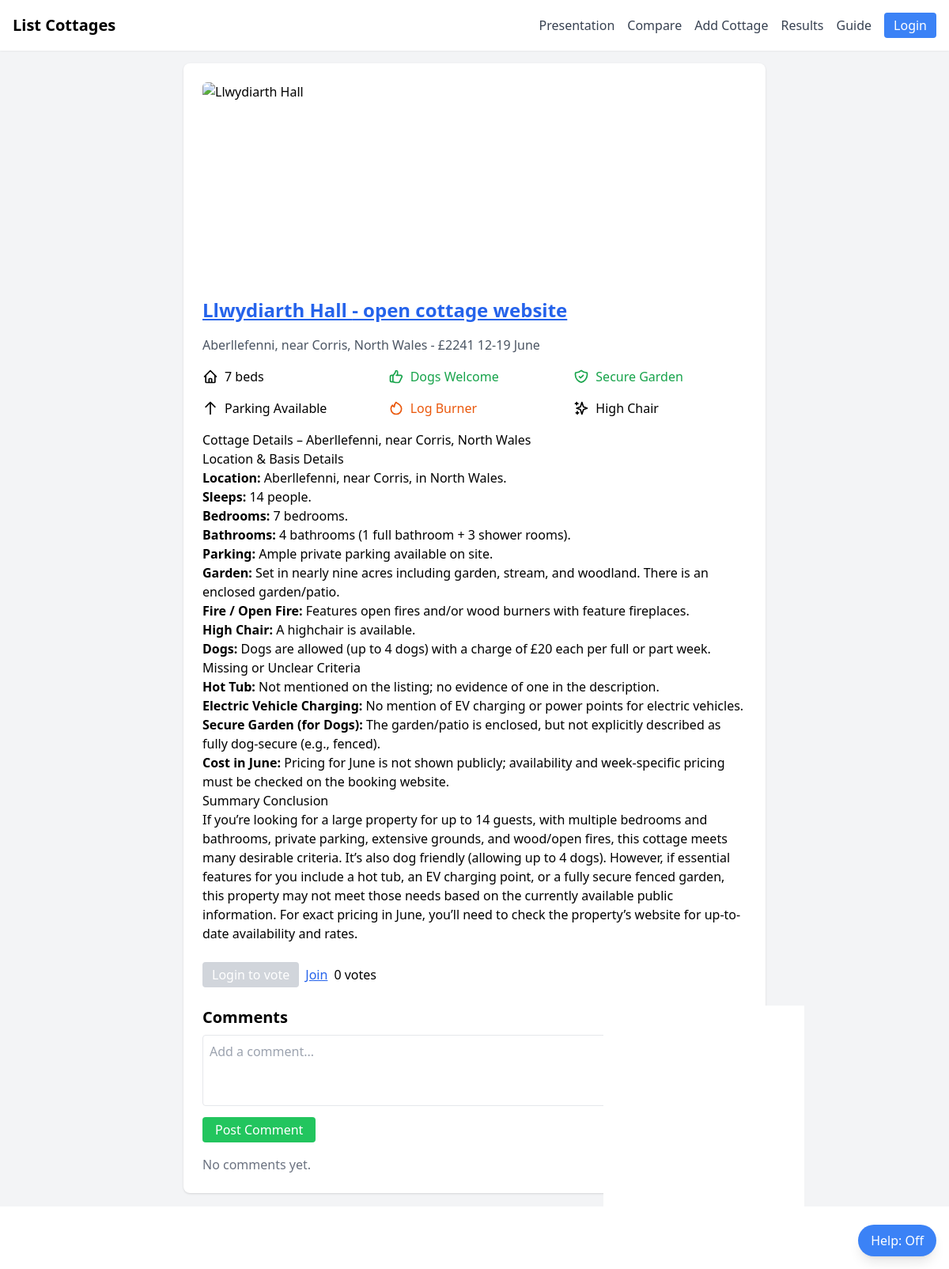
Screenshot of /cottage/1 with the database file from the repository.
### tables this page shows
CREATE TABLE "cottages" (
	"id"	INTEGER,
	"name"	TEXT NOT NULL,
	"location"	TEXT,
	"price"	TEXT,
	"beds"	INTEGER DEFAULT 1,
	"dogs_allowed"	INTEGER DEFAULT 0,
	"image"	TEXT,
	"description"	TEXT,
	"submitted_by"	TEXT,
	"votes"	INTEGER DEFAULT 0,
	"created_at"	DATETIME DEFAULT (datetime('now')),
	"url"	TEXT,
	"hottub"	INTEGER DEFAULT 0,
	"secure_garden"	INTEGER DEFAULT 0,
	"ev_charging"	INTEGER DEFAULT 0,
	"parking"	INTEGER DEFAULT 0,
	"log_burner"	INTEGER DEFAULT 0,
	"high_chair"	INTEGER DEFAULT 0,
	"cot"	INTEGER DEFAULT 0,
	"  ai_review_summary TEXT,
"	TEXT, ai_review_summary TEXT,
	PRIMARY KEY("id" AUTOINCREMENT)
);

### app.py (the view, shortened to what this page needs)
@app.route('/cottage/<int:cottage_id>', methods=['GET', 'POST'])
def cottage_detail(cottage_id):
    db = get_db()
    cottage = db.execute("SELECT * FROM cottages WHERE id = ?", (cottage_id,)).fetchone()
    if not cottage:
        return "Not found", 404
    comments = db.execute(
        "SELECT * FROM comments WHERE cottage_id = ? ORDER BY created_at DESC", (cottage_id,)
    ).fetchall()
    votes = db.execute(
        "SELECT id, user_name, voted_at FROM votes WHERE cottage_id = ? ORDER BY voted_at DESC", (cottage_id,)
    ).fetchall()
    return render_template('details.html', c=cottage, comments=comments, votes=votes)

### app.py (called while the page is built)
@app.context_processor
def inject_now():
    return {
        'now': datetime.now,
        'allow_admin_override': app.config.get('ALLOW_ADMIN_OVERRIDE', False),
        'admin_users': app.config.get('ADMIN_USERS', [])
    }

def get_db():
    db = getattr(g, '_database', None)
    if db is None:
        db = g._database = sqlite3.connect(app.config['DATABASE'])
        db.row_factory = sqlite3.Row
    return db

@app.teardown_appcontext
def close_connection(exception):
    db = getattr(g, '_database', None)
    if db is not None:
        db.close()

def _norm(name: str) -> str:
    return (name or "").strip().casefold()

def get_admins():
    env_list = [_norm(u) for u in os.environ.get("CC_ADMINS", "").split(",") if u.strip()]
    cfg_list = [_norm(u) for u in app.config.get("ADMIN_USERS", [])]
    return set(env_list + cfg_list)

def is_admin():
    return _norm(session.get("user_name")) in get_admins()

@app.context_processor
def inject_admin_flags():
    return {"is_admin": is_admin()}

### templates/details.html (shortened to what this page needs)
{% extends "base.html" %}
{% block content %}
<main class="max-w-3xl mx-auto p-4">
  <div class="bg-white p-6 rounded-lg shadow">
    <img src="{{ c['image'] }}" alt="{{ c['name'] }}" class="w-full h-64 object-cover rounded-md mb-4">
      <div class="flex justify-between items-start mb-4">
        <div>
          {% if c['url'] %}
            <h2 class="text-2xl font-bold">
              <a href="{{ c['url'] }}" target="_blank" class="text-blue-600 hover:text-blue-800 underline" data-tooltip="Open the official website for this cottage in a new tab.">
                {{ c['name'] }} - open cottage website
              </a>
            </h2>
          {% else %}
            <h2 class="text-3xl font-bold">{{ c['name'] }}</h2>
          {% endif %}
        </div>
      </div>
    <p class="text-gray-600">{{ c['location'] }} - {{ c['price'] }}</p>
    <div class="mt-4 grid grid-cols-2 md:grid-cols-3 gap-4">
      <div class="flex items-center">
        <svg class="w-5 h-5 mr-2" fill="none" stroke="currentColor" viewBox="0 0 24 24">
          <path stroke-linecap="round" stroke-linejoin="round" stroke-width="2" d="M3 12l2-2m0 0l7-7 7 7M5 10v10a1 1 0 001 1h3m10-11l2 2m-2-2v10a1 1 0 01-1 1h-3m-6 0a1 1 0 001-1v-4a1 1 0 011-1h2a1 1 0 011 1v4a1 1 0 001 1m-6 0h6"></path>
        </svg>
        <span>{{ c['beds'] }} bed{{ 's' if c['beds'] != 1 else '' }}</span>
      </div>
      {% if c['dogs_allowed'] %}
      <div class="flex items-center text-green-600">
        <span>Dogs Welcome</span>
      </div>
      {% endif %}
      {% if c['secure_garden'] %}
      <div class="flex items-center text-green-600">
        <span>Secure Garden</span>
      </div>
      {% endif %}
      {% if c['parking'] %}
      <div class="flex items-center">
        <svg class="w-5 h-5 mr-2" fill="none" stroke="currentColor" viewBox="0 0 24 24">
          <path stroke-linecap="round" stroke-linejoin="round" stroke-width="2" d="M5 10l7-7m0 0l7 7m-7-7v18"></path>
        </svg>
        <span>Parking Available</span>
      </div>
      {% endif %}
      {% if c['log_burner'] %}
      <div class="flex items-center text-orange-600">
        <svg class="w-5 h-5 mr-2" fill="none" stroke="currentColor" viewBox="0 0 24 24">
          <path stroke-linecap="round" stroke-linejoin="round" stroke-width="2" d="M17.657 18.657A8 8 0 016.343 7.343S7 9 9 10c0-2 .5-5 2.986-7C14 5 16.09 5.777 17.656 7.343A7.975 7.975 0 0120 13a7.975 7.975 0 01-2.343 5.657z"></path>
        </svg>
        <span>Log Burner</span>
      </div>
      {% endif %}
      {% if c['high_chair'] %}
      <div class="flex items-center">
        <svg class="w-5 h-5 mr-2" fill="none" stroke="currentColor" viewBox="0 0 24 24">
          <path stroke-linecap="round" stroke-linejoin="round" stroke-width="2" d="M5 3v4M3 5h4M6 17v4m-2-2h4m5-16l2.286 6.857L21 12l-5.714 2.143L13 21l-2.286-6.857L5 12l5.714-2.143L13 3z"></path>
        </svg>
        <span>High Chair</span>
      </div>
      {% endif %}
    </div>
    <div class="mt-4 prose max-w-none">{{ c['description']|safe }}</div>
    <div class="mt-4 flex items-center space-x-2">
      <div class="mt-2 flex items-center space-x-2">
    {% if session.get('user_name') %}
    <button
      data-id="{{ c['id'] }}"
      class="vote-btn px-3 py-1 rounded text-white
             {% if c['id'] in session.get('voted', []) %}
               bg-gray-400 cursor-not-allowed
             {% else %}
               bg-blue-500 hover:bg-blue-600
             {% endif %}"
      {% if c['id'] in session.get('voted', []) %}disabled{% endif %}
      data-tooltip="Vote for this cottage. You can only vote for one cottage."
    >
      {% if c['id'] in session.get('voted', []) %}
        Voted
      {% else %}
        Vote
      {% endif %}
    </button>
    {% else %}
    <button class="px-3 py-1 rounded bg-gray-300 text-white cursor-not-allowed" disabled title="Log in to vote">Login to vote</button>
    <a href="{{ url_for('join') }}" class="ml-2 text-blue-600 underline" data-tooltip="Join the voting group to vote.">Join</a>
    {% endif %}
  <span class="vote-count" id="votes-{{ c['id'] }}">{{ c['votes'] }} vote{{ 's' if c['votes'] != 1 else '' }}</span>
</div>
    </div>
    <div class="mt-6">
      <h2 class="text-xl font-bold mb-2">Comments</h2>
      <form action="{{ url_for('cottage_detail', cottage_id=c['id']) }}" method="post" class="mb-4">
        <textarea name="comment" rows="3" class="w-full border rounded p-2 focus:outline-none focus:ring-2 focus:ring-blue-400" placeholder="Add a comment..." required></textarea>
        <button type="submit" class="mt-2 bg-green-500 hover:bg-green-600 text-white px-4 py-1 rounded" data-tooltip="Post your comment about this cottage.">Post Comment</button>
      </form>
      <div class="space-y-2">
        {% for cm in comments %}
        <div class="bg-gray-100 p-2 rounded" id="comment-{{ cm['id'] }}">
          <div class="flex justify-between items-start">
            <div>
              <span class="font-semibold">{{ cm['author'] }}</span>:
              <span class="comment-text" id="comment-text-{{ cm['id'] }}">{{ cm['text'] }}</span>
            </div>
            <div class="space-x-2">
              {% if session.get('user_name') and (session.get('user_name') == cm['author'] or (allow_admin_override and session.get('user_name') in admin_users)) %}
              <button type="button" class="edit-comment-btn text-sm text-blue-600" data-id="{{ cm['id'] }}" data-tooltip="Edit your comment.">Edit</button>
              <form action="{{ url_for('delete_comment', comment_id=cm['id']) }}" method="post" style="display:inline">
                <button type="submit" class="text-sm text-red-600" data-tooltip="Delete your comment.">Delete</button>
              </form>
              {% endif %}
            </div>
          </div>
          <form action="{{ url_for('edit_comment', comment_id=cm['id']) }}" method="post" class="edit-comment-form hidden mt-2" id="edit-form-{{ cm['id'] }}">
            <textarea name="text" rows="3" class="w-full border rounded p-2">{{ cm['text'] }}</textarea>
            <div class="mt-2 flex space-x-2">
              <button type="submit" class="bg-blue-500 text-white px-3 py-1 rounded" data-tooltip="Save your edited comment.">Save</button>
              <button type="button" class="cancel-edit-btn text-gray-600 px-3 py-1 rounded" data-id="{{ cm['id'] }}" data-tooltip="Cancel editing your comment.">Cancel</button>
            </div>
          </form>
        </div>
        {% else %}
        <p class="text-gray-500">No comments yet.</p>
        {% endfor %}
      </div>
    </div>
  </div>
</main>
{% endblock %}

### templates/base.html (style rules this page uses)
[data-tooltip] { position: relative; }
[data-tooltip]::before { content: attr(data-tooltip); position: absolute; top: 100%; left: 50%; transform: translateX(-50%); background: #1f2937; color: #fff; padding: .4rem .6rem; border-radius: .375rem; font-size: .875rem; white-space: nowrap; opacity: 0; visibility: hidden; transition: opacity .15s ease; pointer-events: none; z-index: 50; margin-top: .35rem; }

### rows the page displays
cottages: name "Llwydiarth Hall", location "Aberllefenni, near Corris, North Wales", price "£2241 12-19 June", beds "7", beds "s", description "Cottage Details – Aberllefenni, near Corris, North Wales Location & Basis Details Location: Aberllefenni, near Corris, in North Wales. Sleeps: 14 people. Bedrooms: 7 bedrooms. Bathrooms: 4 bathrooms (1 full bathroom + 3 shower rooms). Parking: Ample private parking available on site. Garden: Set in nearly nine acres including garden, stream, and woodland. There is an enclosed garden/patio. Fire / Open Fire: Features open fires and/or wood burners with feature fireplaces. High Chair: A highchair is available. Dogs: Dogs are allowed (up to 4 dogs) with a charge of £20 each per full or part week. Missing or Unclear Criteria Hot Tub: Not mentioned on the listing; no evidence of one in the…", votes "0", votes "s"
